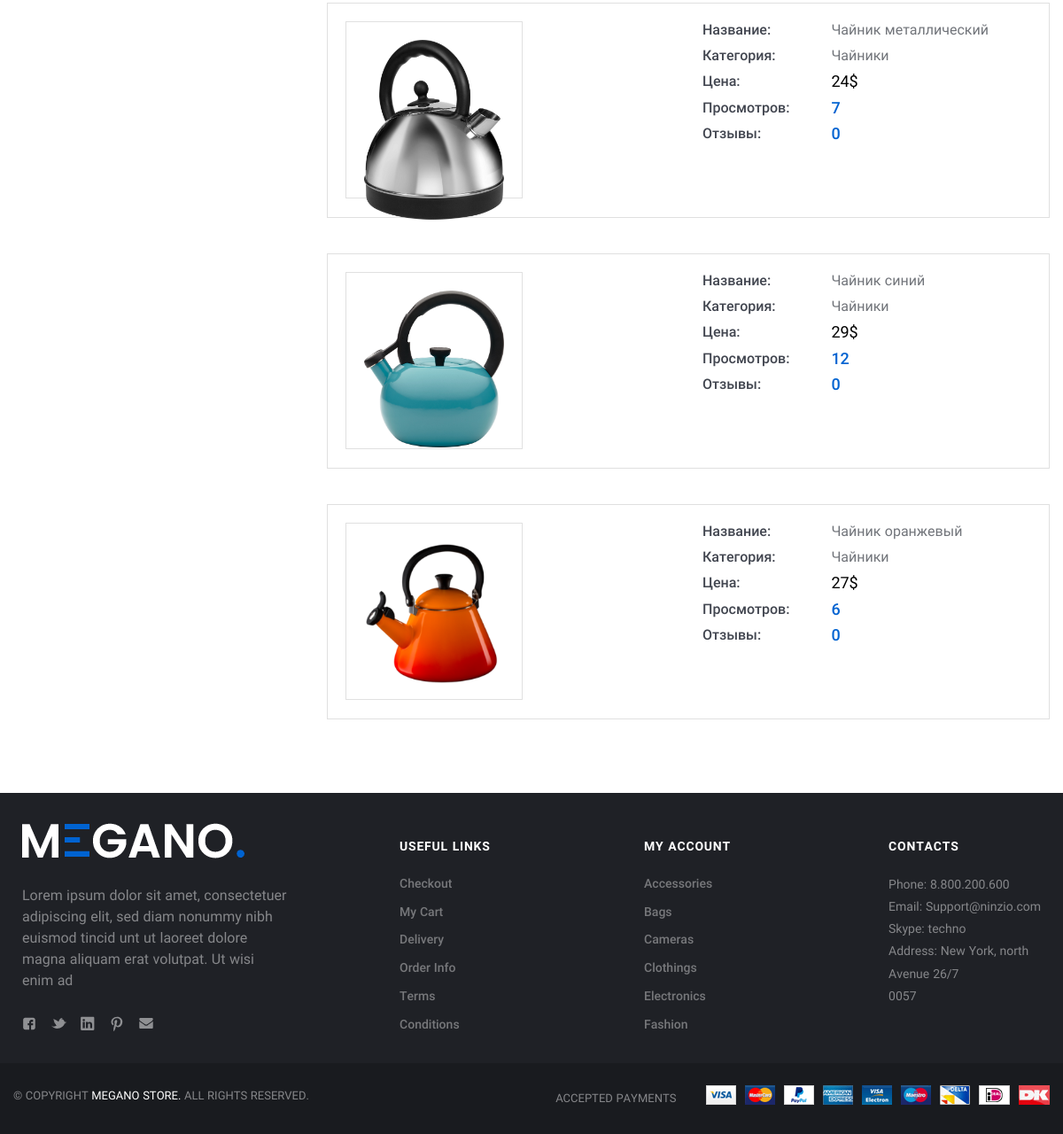
The page /accounts/history_view/4/ (lower part) on the database as committed earlier.
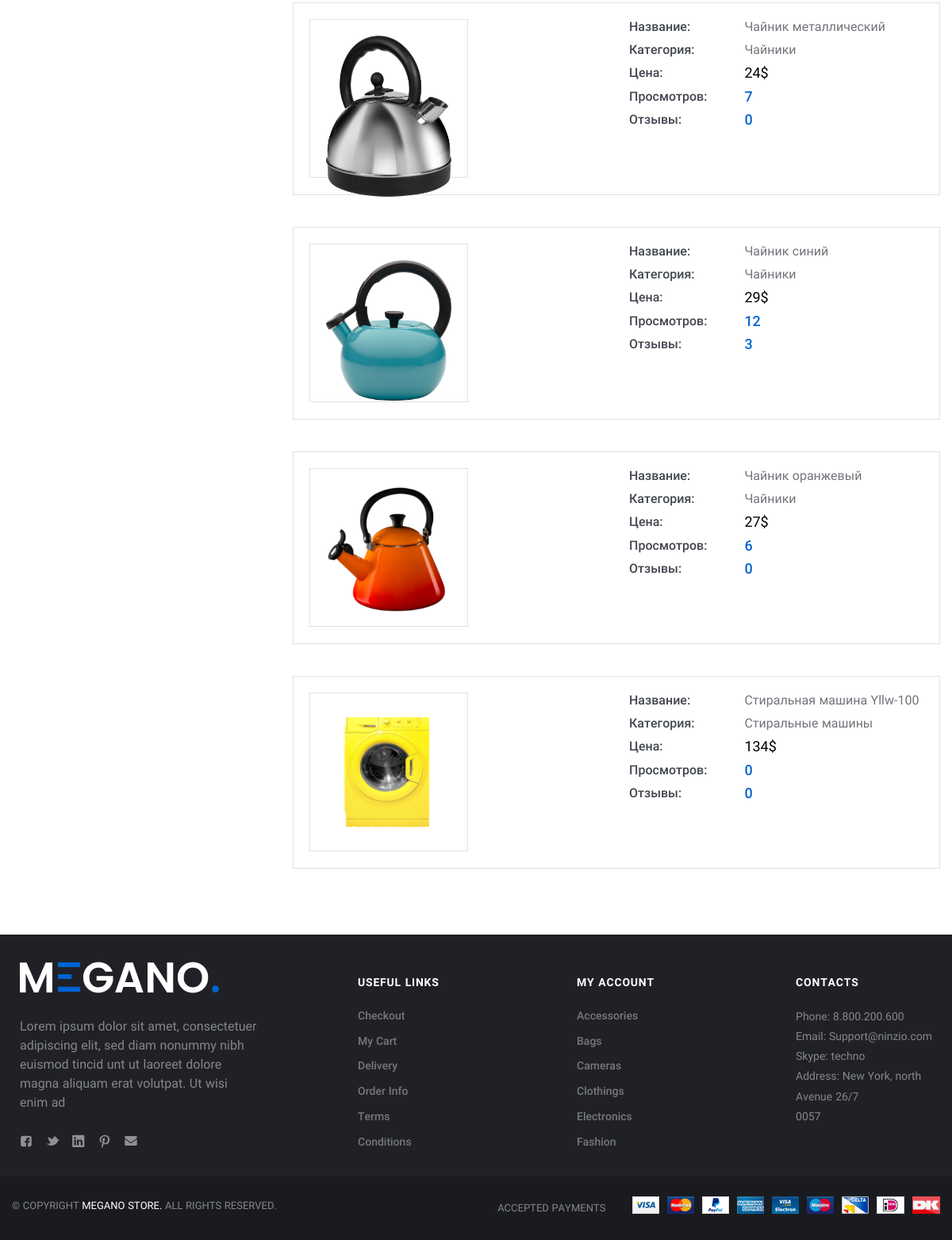
The same page on the database as committed later.
### app_item/models.py (models this page shows, shortened)
class Item(models.Model):
    title = models.CharField(max_length=100, db_index=True, verbose_name='название')
    slug = models.SlugField(max_length=100, db_index=True, allow_unicode=True)
    description = models.TextField(null=True, blank=True, verbose_name='описание')
    stock = models.PositiveIntegerField(verbose_name='количество')
    price = models.DecimalField(max_digits=10, decimal_places=0, verbose_name='цена')
    is_available = models.BooleanField(default=False, verbose_name='в наличии')
    limited_edition = models.BooleanField(default=False, verbose_name='ограниченный тираж')
    reviews = models.SmallIntegerField(default=0, verbose_name='просмотры')
    comments = models.SmallIntegerField(default=0, verbose_name='комментарии')
    created = models.DateTimeField(auto_now_add=True, verbose_name='дата создания')
    updated = models.DateTimeField(auto_now_add=True, verbose_name='дата обновления')
    image = models.ImageField(upload_to='item/%Y/%m/%d', null=True, blank=True, verbose_name='изображение')
    category = models.ForeignKey('Category', on_delete=models.CASCADE, null=True, related_name='items',
                                 verbose_name='категория')
    tag = models.ManyToManyField('Tag', max_length=20, blank=True, related_name='item_tags', verbose_name='тег')
    objects = models.Manager()
    available_items = AvailableManager()
    unavailable_items = UnavailableManager()
    class Meta:
        db_table = 'app_items'
        ordering = ['created']
        verbose_name = 'товар'
        verbose_name_plural = 'товары'

class Category(models.Model):
    title = models.CharField(max_length=100, verbose_name='название')
    slug = models.SlugField(max_length=100, db_index=True, allow_unicode=True)
    description = models.TextField(null=True, blank=True, verbose_name='описание')
    image = models.ImageField(upload_to='category', null=True, verbose_name='иконка')
    parent_category = models.ForeignKey('self', related_name='sub_categories',
                                        on_delete=models.SET_NULL, null=True, blank=True)
    item = models.ForeignKey('Item', on_delete=models.CASCADE, related_name='cats')
    objects = models.Manager()
    class Meta:
        db_table = 'app_categories'
        verbose_name = 'категория'
        verbose_name_plural = 'категории'
    def __str__(self):
        return self.title
    def item_count(self):
        return Item.objects.filter(Q(category__parent_category=self) | Q(category=self)).count()

### app_user/views.py (the view)
# urls.py: path('history_view/<int:pk>/', DetailHistoryView.as_view(), name='history_view'),
class DetailHistoryView(DetailView):
    model = User
    template_name = 'users/history_view.html'
    context_object_name = 'user'

### app_cart/context_processors.py (called while the page is built)
def get_cart(request):
    try:
        cart = Cart.objects.get(user=request.user)
        cart_total_sum = cart.get_total_price()
        return {'cart_total_sum': cart_total_sum}
    except:
        return {'cart_total_sum': 0}

def cart(request):
    try:
        cart = Cart.objects.get(user=request.user)
        return {'cart': cart}
    except:
        return {'cart': None}

### app_item/context_processors.py (called while the page is built)
def categories(request):
    return {'categories': Category.objects.all()}

### app_user/templates/users/history_view.html (shortened to what this page needs)
{% extends 'index.html' %}
{% load static  %}
{% load cache %}
{% block content %}
<div class="Middle Middle_top">
    <div class="Section Section_column Section_columnLeft">
        <div class="wrap">
            <div class="Section-column">
            </div>
            <div class="Section-content">
                <div class="Orders">
                    {% for item in user.profile.review_items.all %}
                    <div class="Order Order_anons">
                        <div class="Order-personal">
                            <div class="row">
                                <div class="row-block">
                                    <a class="Order-title" href="{% url 'app_item:item_detail' item.pk %}">
                                        <div class="Account-avatar">
                                            <img src="{{ item.image.url }}" alt="card.jpg"/>
                                        </div>
                                    </a>
                                </div>
                                <div class="row-block">
                                    <div class="Order-info Order-info_delivery">
                                        <div class="Order-infoType"> Название:
                                        </div>
                                        <div class="Order-infoContent">{{item.title}}
                                        </div>
                                    </div>
                                    <div class="Order-info Order-info_pay">
                                        <div class="Order-infoType">Категория:
                                        </div>
                                        <div class="Order-infoContent">{{item.category}}
                                        </div>
                                    </div>
                                    <div class="Order-info">
                                        <div class="Order-infoType">Цена:
                                        </div>
                                        <div class="Order-infoContent"><span class="Order-price">{{item.price}}$</span>
                                        </div>
                                    </div>
                                    <div class="Order-info Order-info_status">
                                        <div class="Order-infoType">Просмотров:
                                        </div>
                                        <div class="Order-infoContent">{{item.views.count}}
                                        </div>
                                    </div>
                                    <div class="Order-info Order-info_status">
                                        <div class="Order-infoType">Отзывы:
                                        </div>
                                        <div class="Order-infoContent">{{item.comments}}
                                        </div>
                                    </div>
                                </div>
                            </div>
                        </div>
                    </div>
                    {% endfor %}
                </div>
            </div>
        </div>
    </div>
</div>
{% endblock %}

Rows that differ between the two databases and show on the page:
changed Item "Чайник синий": comments "0" → "3"
now on this page (row unchanged): Item: image (picture), title "Стиральная машина Yllw-100", category "Стиральные машины", price "134", views.count "0", comments "0"
